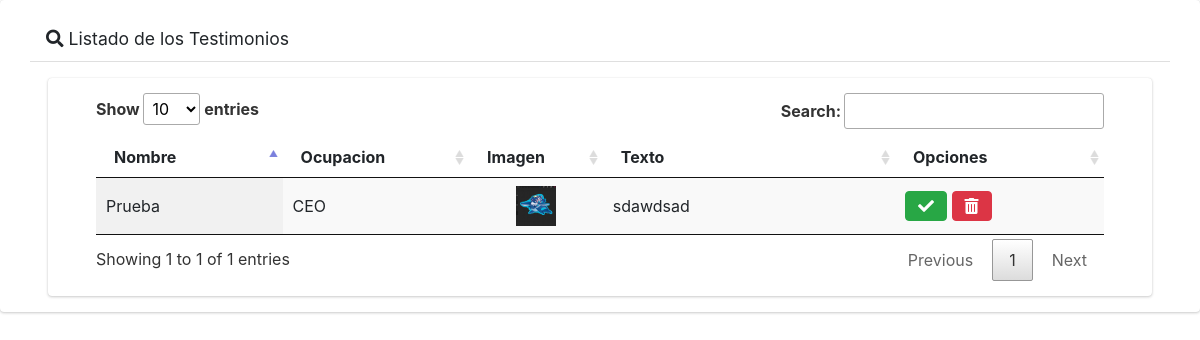
The page /listar/testimonios/ on the database its author committed.
### main/models.py (models this page shows, shortened)
class Testimoni(models.Model):
    nombre = models.CharField(max_length=100)
    ocupacion = models.CharField(max_length=100)
    image = models.ImageField(upload_to='testimonios', blank=True, null=True)
    texto = models.TextField()
    estado = models.CharField(max_length=10)
    class Meta:
        verbose_name = 'Testimonio'
        verbose_name_plural = 'Testimonios'
    def get_image(self):
        if self.image:
            return '{}{}'.format(settings.MEDIA_URL, self.image)
        else:
            return '{}{}'.format(settings.STATIC_URL, 'img/empty.png')

### main/views.py (the view)
# urls.py: path('listar/testimonios/', TestListView.as_view(), name='listado_testimonios' ),
class TestListView(ListView):
    model = Testimoni
    template_name = 'main/testimonios/list.html'
    def get_context_data(self, **kwargs):
        context = super().get_context_data(**kwargs)
        context['object_list'] = Testimoni.objects.all().filter(estado="pending")
        return context

### main/templates/main/testimonios/list.html (shortened to what this page needs)
<html>
{% load static %}
<head>
    <link rel="stylesheet" href="{% static 'fontawesome-free/css/all.min.css'%}">
    <link rel="stylesheet" type="text/css" href="{% static 'datatable/data_tables/datatables.min.css' %}" />
     <link rel="stylesheet" href="https://cdnjs.cloudflare.com/ajax/libs/jquery-confirm/3.3.2/jquery-confirm.min.css">
  <link rel="stylesheet" href="https://cdn.jsdelivr.net/npm/bootstrap-icons@1.7.2/font/bootstrap-icons.css">
  <link href="https://cdn.jsdelivr.net/npm/bootstrap@5.2.0-beta1/dist/css/bootstrap.min.css" rel="stylesheet"
>
<link href="https://cdn.jsdelivr.net/npm/bootstrap@5.2.0/dist/css/bootstrap.min.css" rel="stylesheet">
        <link rel="stylesheet" href="{% static 'dist/css/adminlte.min.css'%}">
</head>
<body>
    <div class=" card card-default">
        <div class="card-header px-3 mb-3 mt-3 container">
            <h3 class="card-title">
            <i class="fas fa-search"></i>
                Listado de los Testimonios
            </h3>
            </div>
        <div class="card card-body content-header mx-5 px-5">
            <table id="myTable" class="display" style="width: 100%;">
                <thead>
                    <tr>
                        <th>Nombre</th>
                        <th>Ocupacion</th>
                        <th>Imagen</th>
                        <th>Texto</th>
                        <th style="width: 3cm">Opciones</th>
                    </tr>
                </thead>
                <tbody>
                    {% for i in object_list %}
                    <tr>
                        <td style="width: 3cm;">{{i.nombre}}</td>
                        <td style="width: 3cm;">{{i.ocupacion}}</td>
                        <td style="width: 2cm;">
                            <img src="{{i.get_image}}" alt="" class="img-fluid d-block mx-auto" style="width: 40px; height:40px;">
                        </td>
                        <td style="width: 5cm;">{{i.texto}}</td>
                        <td>
                <a href="#" onclick="aceptarTestimonio({{i.id}})" type="button" class="btn btn-success">
                    <i class="fas fa-check"></i>
                </a>
                <a href="#" onclick="eliminarTestimonio({{i.id}})" type="button" class="btn btn-danger">
                    <i class="fas fa-trash-alt"></i>
                </a>
                        </td>
                    </tr>
                    {% endfor %}
                </tbody>
            </table>
        </div>
    </div>
</body>
</html>

### rows shown on the page
Testimoni: nombre "Prueba", ocupacion "CEO", get_image (picture), texto "sdawdsad"
